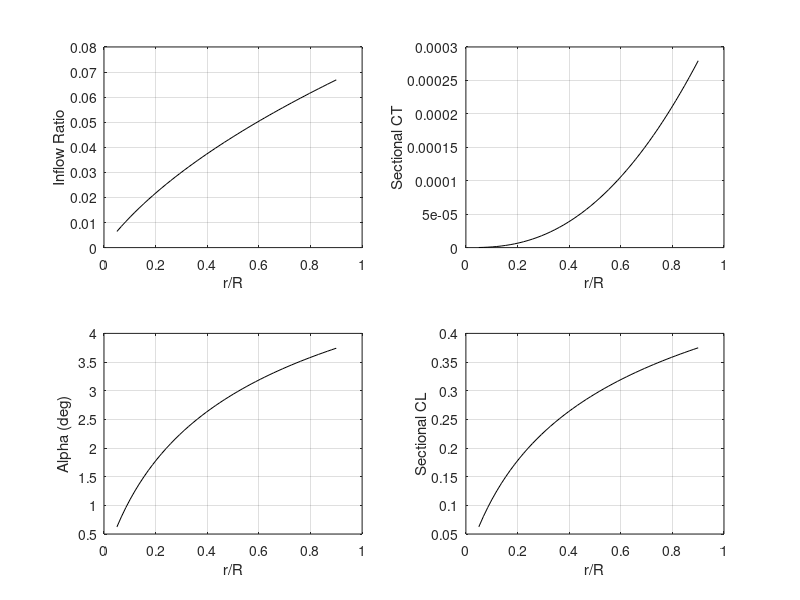

Here is the MATLAB script that generated this plot:
clear; clc; clf;

% With collective ONLY
% No twist, coning
% Hover flight condition

% Rotor parameters
R = 1.143;                % in m
AR = 6.0;                 % Aspect ratio
Nb = 2;
Om_rpm = 1250;            % in rpm
a = 5.74;                 % d_Cl/d_alpha in radians
vel_climb = 0.0;          % in m/s
theta_deg=8;

% For accounting tip loss
root_cut=0.05;            % r/R
tip_cut=0.90;             % r/R

% Environment parameters
rho = 1.2;                % in kg/m3

% Solver parameters 
nx = 50;                  % No. of stations along blade

% Feature switches
spacing_switch = 1;       % [1]Equispaced [2]Cosine [3]aTan

% Calculated Rotor Parameters
c = R/AR;
sol = Nb*c/(pi*R);
theta=theta_deg*pi/180;
Om = Om_rpm*pi/30;        % in rad per sec
lam_c = vel_climb/(R*Om);

% Spacing blade stations
switch spacing_switch

case 1
  % Equi-spaced
  r_bar = linspace(root_cut,tip_cut,nx);
  dr_bar = (r_bar(2)-r_bar(1))*ones(size(r_bar));

case 2
  % Cosine spaced
  theta_cosine=linspace(0,pi,nx);
  r_bar = R*0.5-R*0.5*cos(theta_cosine);
  dr_bar=r_bar(1:end-1)-r_bar(2:end);
  dr_bar=-1*[dr_bar 0];

case 3
  % atan spaced
  x_spacing=linspace(tan(-1),tan(1),nx);
  r_bar=R*0.5+R*0.5*atan(x_spacing);
  dr_bar=r_bar(2:end)-r_bar(1:end-1);
  dr_bar=[dr_bar 0];

end

const1 = sol*a/16; 
const_c = lam_c*0.5;

% Inflow ratio from BEMT
lam = -(const1-const_c) + sqrt((const1-const_c)^2+2*const1*theta*r_bar);
phi=lam./r_bar;
alf=theta-phi;

% Using Momentum theory
ct_vec = 4*lam.*(lam-lam_c).*r_bar.*dr_bar;
format long;
CT_MT = sum(ct_vec);

% Using BEMT
ct_vec = 0.5*sol*a.*dr_bar.*(r_bar.^2).*alf;
CT_BEMT = sum(ct_vec);

Thrust = CT_MT*(rho*pi*R*R*(R*Om)^2);

% Check between MT and BEMT
if (CT_MT-CT_BEMT)>eps
  warning('Warning: Discrepancy between CT calculated using BEMT and MT')
end

% Sectional lift distribution
cl_vec = 2.0*ct_vec/(c/R*dr_bar);

% Results
fprintf('\nColl. pitch (deg) = %d\n',theta_deg);
fprintf('Solidity = %d\n\n',sol);
fprintf('CT = %12.6f\n',CT_BEMT);
fprintf('Thrust (N) = %d\n',Thrust);

% Generate plots
subplot(2,2,1);
plot(r_bar,lam,'k');
grid on;
xlabel('r/R');
ylabel('Inflow Ratio');

subplot(2,2,2);
plot(r_bar,ct_vec,'k');
grid on;
xlabel('r/R');
ylabel('Sectional CT');

subplot(2,2,3);
plot(r_bar,alf*180/pi,'k');
grid on;
xlabel('r/R');
ylabel('Alpha (deg)');

subplot(2,2,4);
plot(r_bar,alf*a,'k');
grid on;
xlabel('r/R');
ylabel('Sectional CL');

% Write to file
%lam_i=lam;
% fid=fopen('Vz_OGE_BEMT.dat','w');
% fprintf(fid,'Variables = "r/R" "vz"\n');
% fprintf(fid,'Zone T= "Vz_OGE_BEMT"\n');
% dlmwrite('Vz_OGE_BEMT.dat',[r_bar'*R lam_i'*R*Om],'-append','delimiter',' ');
